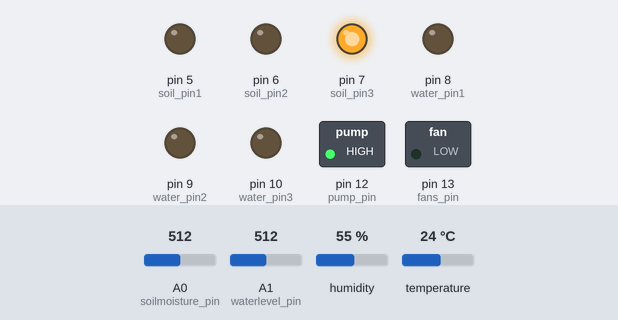
A sketch run on a simulated Arduino Uno, built with avr-gcc and run on an emulated ATmega328P. Parts: switched loads named in the sketch (green lamp = pin HIGH), output pins drawn as LEDs (lit = HIGH). The inputs (shaded band) are chosen by the test bench; at power-on: A1 (waterlevel_pin) = 512, A0 (soilmoisture_pin) = 512, humidity 55 %, temperature 24 °C. What the sketch prints to the serial monitor is not drawn.

Above: at 1.2 s.
1.3 s: A1 (waterlevel_pin) set to 419
3.0 s: A1 (waterlevel_pin) set to 385
At 3.6 s:
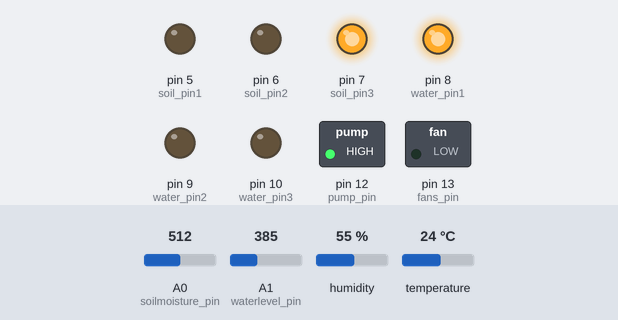
4.5 s: A0 (soilmoisture_pin) set to 530
6.3 s: A0 (soilmoisture_pin) set to 549
At 7.5 s:
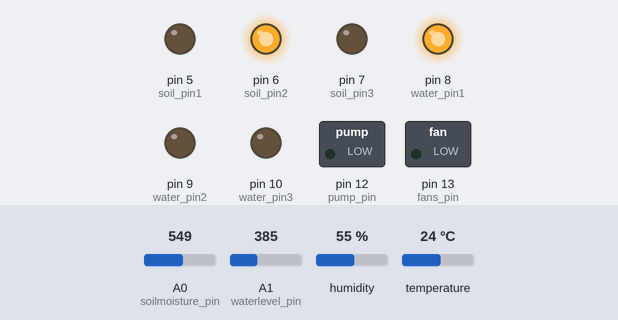
7.8 s: A1 (waterlevel_pin) set to 410
At 8.8 s:
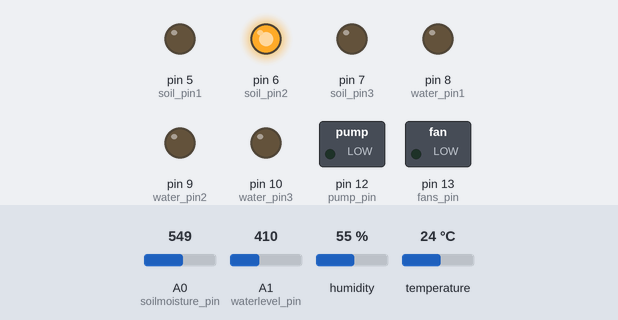
9.3 s: A0 (soilmoisture_pin) set to 390
At 9.8 s:
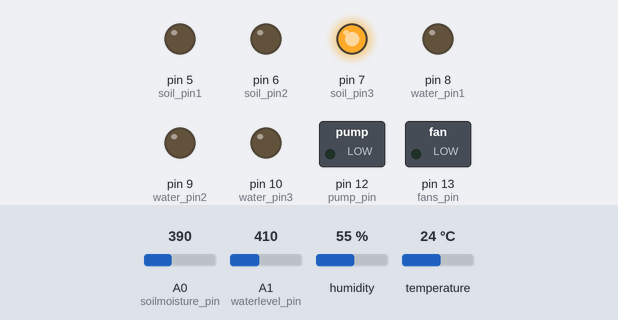
Timing chart, 0 to 11.8 s (numbered marks = the images above; inputs shaded):
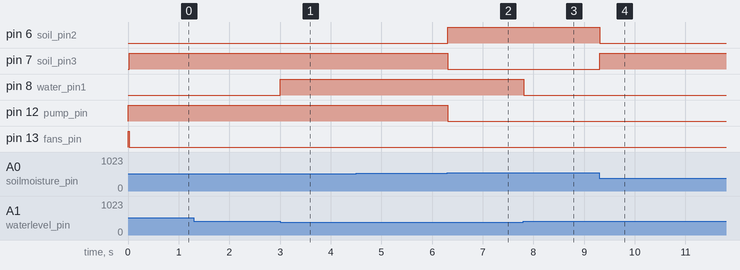

Measured:
- the behaviour switches between 401 and 400 on A1 (waterlevel_pin) (found by bisection; images 0 and 1)
- the behaviour switches between 539 and 540 on A0 (soilmoisture_pin) (found by bisection; images 1 and 2)
- after the input at 1.3 s, every drawn part: stays the same
- after the input at 3.0 s, pin 8 (water_pin1): LOW → HIGH at once
- after the input at 4.5 s, every drawn part: stays the same
- after the input at 6.3 s, pin 6 (soil_pin2): LOW → HIGH at once; pin 7 (soil_pin3), pin 12 (pump_pin): HIGH → LOW at once
- after the input at 7.8 s, pin 8 (water_pin1): HIGH → LOW at once
- after the input at 9.3 s, pin 6 (soil_pin2): HIGH → LOW at once; pin 7 (soil_pin3): LOW → HIGH at once

The sketch:

arduino_serial.ino
```cpp
#include <DHT.h>
// #include <AltSoftSerial.h>

// AltSoftSerial altSerial;

//temp & humid sensor pins
#define dhtPin 4
#define dhtType DHT11
//buffer size
// #define SERIAL_BUFFER_SIZE 256
//soil moisture sensor pin
const int soilmoisture_pin = A0;
//water level sensor pin
const int waterlevel_pin = A1;
//led pins for soil moisture alert
const int soil_pin1 = 5; //red
const int soil_pin2 = 6; //yellow
const int soil_pin3 = 7; //green
//led pins  for water shit alert
const int water_pin1 = 8; //red
const int water_pin2 = 9; //yellow
const int water_pin3 = 10; //green
//Relay - sub-pump pin
const int pump_pin = 12;
//fans pin
const int fans_pin = 13;

//setup dht11
DHT dht(dhtPin, dhtType);

void setup() {
  // put your setup code here, to run once:
  Serial.begin(9600);
  // altSerial.begin(9600);
  // altSerial.setTxBufferSize(SERIAL_BUFFER_SIZE); //render buffer size
  dht.begin();
  pinMode(soilmoisture_pin, INPUT);
  pinMode(soil_pin1, OUTPUT);
  pinMode(soil_pin2, OUTPUT);
  pinMode(soil_pin3, OUTPUT);
  pinMode(water_pin1, OUTPUT);
  pinMode(water_pin2, OUTPUT);
  pinMode(water_pin3, OUTPUT);
  pinMode(fans_pin, OUTPUT);
  pinMode(pump_pin, OUTPUT);
  digitalWrite(pump_pin, HIGH);//Initially turn off pump
  digitalWrite(fans_pin, HIGH);//Initially turn off fans

}

void loop() {
  // put your main code here, to run repeatedly:
  float t = read_temperature();
  float h = read_humidity();
  float soilmoisture = read_soilmoisture();
  float waterlevel = read_waterlevel();


  // float t = dht.readTemperature();
  // float h = dht.readHumidity();
  if(isnan(read_temperature()) || isnan(read_humidity())){
    Serial.println("No temp and humidity data");
  }else if(isnan(read_soilmoisture())){
    Serial.println("No soil moisture data");
  }else if(isnan(read_waterlevel())){
    Serial.println("No water level data");
  }

  digitalWrite(fans_pin, LOW);
  soil_alert();
  water_alert();

  Serial.write(reinterpret_cast<uint8_t*>(&t), sizeof(t));
  Serial.write(reinterpret_cast<uint8_t*>(&h), sizeof(h));
  Serial.write(reinterpret_cast<uint8_t*>(&soilmoisture), sizeof(soilmoisture));
  Serial.write(reinterpret_cast<uint8_t*>(&waterlevel), sizeof(waterlevel));

  // Serial.print(read_temperature());
  // Serial.print(',');
  // Serial.print(read_humidity());
  // Serial.print(',');
  // Serial.print(read_soilmoisture());
  // Serial.print(',');
  // Serial.print(read_waterlevel());
  // Serial.println();
  // delay(500);
  if(Serial.availableForWrite() >= sizeof(float)*4){
      Serial.println("--Serial buffer overflow!--");
    }


}

float read_humidity(){
  float h = dht.readHumidity();
  return h;
}

float read_temperature(){
  float t = dht.readTemperature();
  return t;
}

float read_soilmoisture(){
  float sensor_data = analogRead(soilmoisture_pin);
  float con_percentage = ((sensor_data-200)/(1050-200)*100);
  float invert_percentage = 100 - con_percentage;
  return invert_percentage;
}

float read_waterlevel(){
  float sensorValue = analogRead(waterlevel_pin);
  return sensorValue;
}

//soil moisture alert algo
void soil_alert(){
  if((read_soilmoisture() >= 0) && (read_soilmoisture() <= 30)){ //dry as fuck - turn on sub pump
    digitalWrite(pump_pin, HIGH);
    digitalWrite(soil_pin1, HIGH);
    digitalWrite(soil_pin2, LOW);
    digitalWrite(soil_pin3, LOW);
  }
  else if((read_soilmoisture() >= 31) && (read_soilmoisture() <= 60)){ //slightly wet
    digitalWrite(pump_pin, LOW);
    digitalWrite(soil_pin1, LOW);
    digitalWrite(soil_pin2, HIGH);
    digitalWrite(soil_pin3, LOW);
  }
  else if((read_soilmoisture() >= 61) && (read_soilmoisture() <= 100)){ //wet as fuck - turn off sub pump
    digitalWrite(soil_pin1, LOW);
    digitalWrite(soil_pin2, LOW);
    digitalWrite(soil_pin3, HIGH);
  }
}

void water_alert(){
  if((read_waterlevel()>=0)&&(read_waterlevel()<=200)){
    digitalWrite(water_pin1, LOW);
    digitalWrite(water_pin2, LOW);
    digitalWrite(water_pin3, HIGH);
    }
  else if((read_waterlevel()>=201)&&(read_waterlevel()<=350)){
    digitalWrite(water_pin1, LOW);
    digitalWrite(water_pin2, HIGH);
    digitalWrite(water_pin3, LOW);
    }
  else if((read_waterlevel()>=351)&&(read_waterlevel()<=400)){
    digitalWrite(water_pin1, HIGH);
    digitalWrite(water_pin2, LOW);
    digitalWrite(water_pin3, LOW);
    }
  else{
    digitalWrite(water_pin1, LOW);
    digitalWrite(water_pin1, LOW);
    digitalWrite(water_pin1, LOW);
    }
}
```
